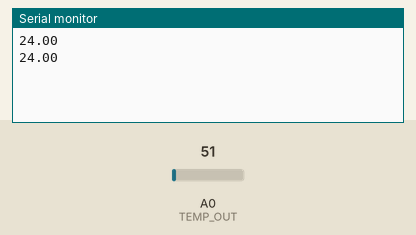
A sketch run on a simulated Arduino Uno, built with avr-gcc and run on an emulated ATmega328P. Parts: the last lines printed to the serial monitor. The test bench sets the inputs (shaded band); at power-on: A0 (TEMP_OUT) = 51.

Above: at 1.8 s.
1.9 s: A0 (TEMP_OUT) set to 61
At 2.4 s:
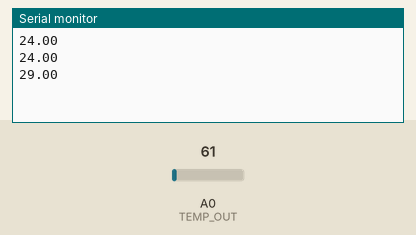
3.4 s: A0 (TEMP_OUT) set to 71
At 4.8 s:
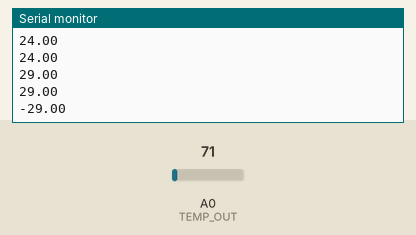
Timing chart, 0 to 6.4 s (numbered marks = the images above; inputs shaded):
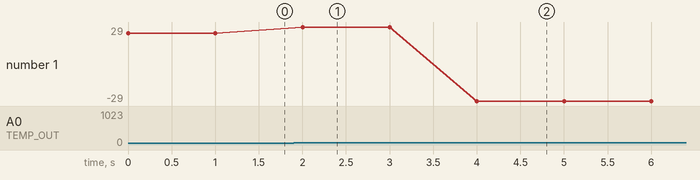

The sketch:

temprature.ino
```cpp
#define TEMP_OUT A0
void setup() {
  // put your setup code here, to run once:
  Serial.begin(9600);
  pinMode(TEMP_OUT,INPUT);
}

void loop() {
  // put your main code here, to run repeatedly:
  int i;
  float t;
  //char str[8];
  i = analogRead(TEMP_OUT);
  t = i*500/1023;
  //dtostrf(t,2,2,str);
  Serial.println(t);
  delay(1000);
}
```

Measured:
- after the input at 1.9 s, the serial monitor: prints a new line after 0.10 s (image 1)
- after the input at 3.4 s, the serial monitor: prints a new line after 0.60 s (image 2)
- plotted number 1: 24 → 29 after the input at 1.9 s, 29 → -29 after the input at 3.4 s
